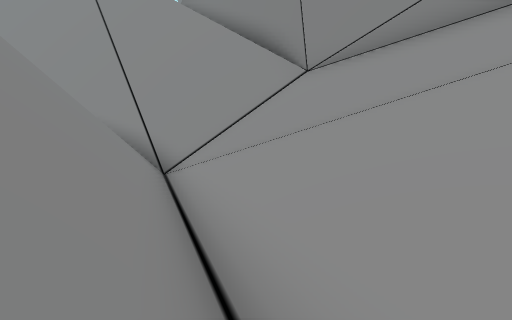
[1] (above)

14 first-person views from a walk through a 3-D level made in the Unity game engine. The camera is 1.5 m above the floor, tilts 2° down and sees 90° across. The floor is counted in squares, 2 m on a side. Each view is taken from the middle of a square. On the plan, view 1 faces up. The plan holds only what a view shows up to about 9 squares ahead; the rest is blank. The place goes on beyond the plan. Some surface patterns are stand-ins.

[2]
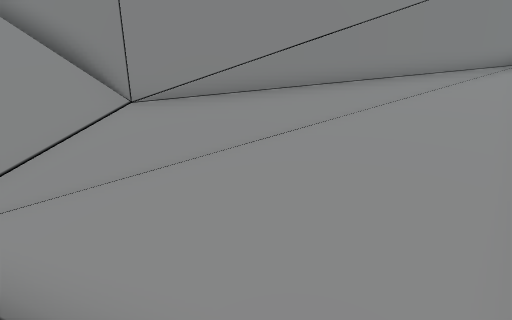

[3]
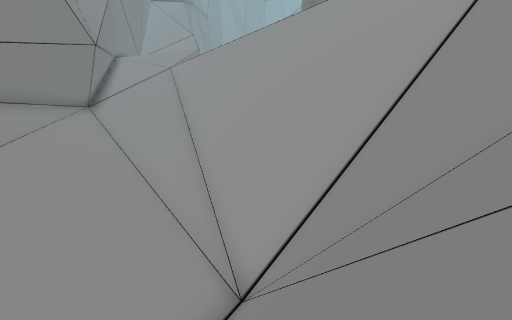

[4]
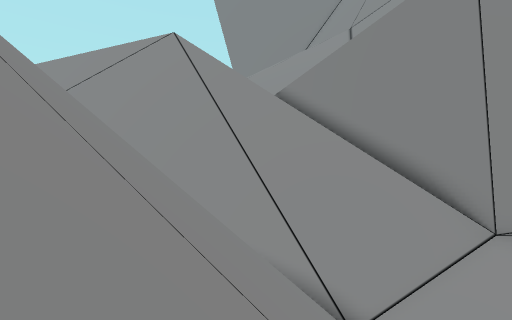

[5]
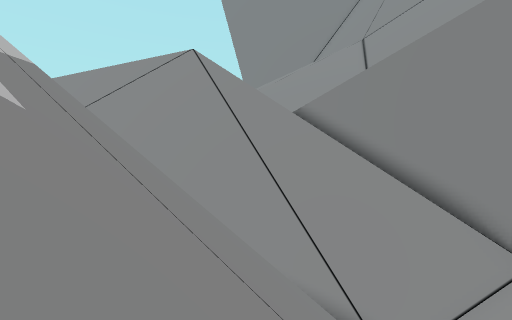

[6]
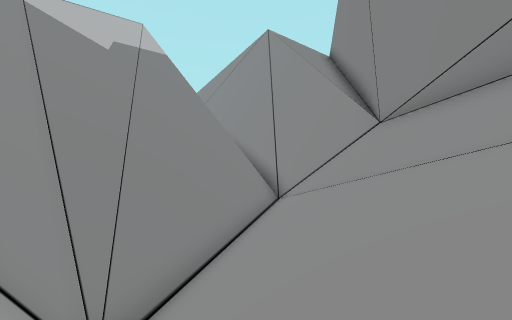

[7]
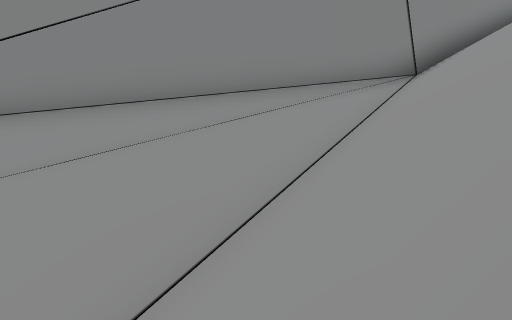

[8]
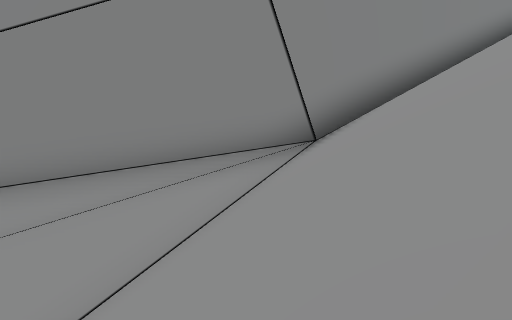

[9]
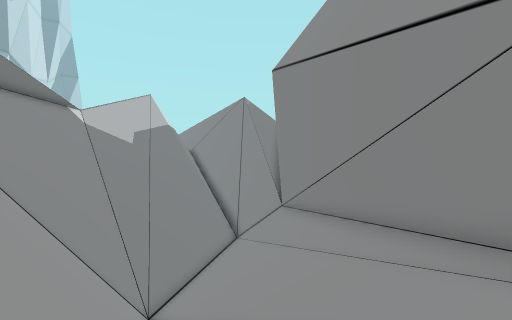

[10]
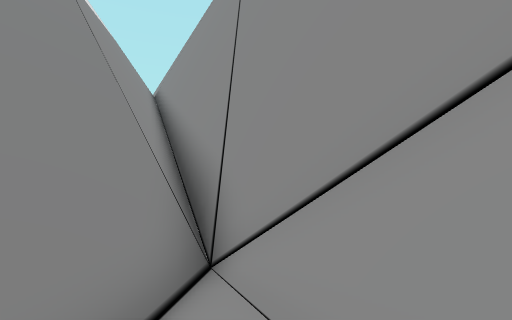

[11]
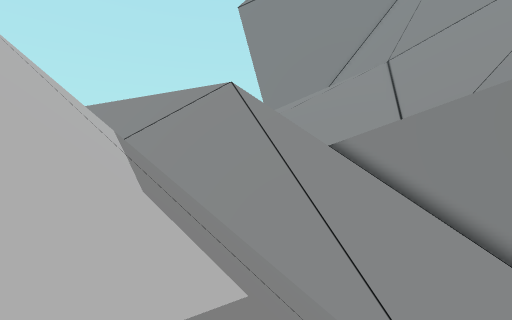

[12]
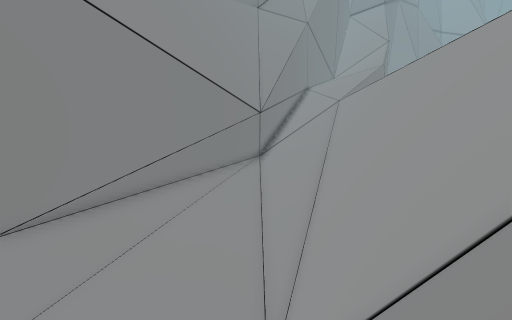

[13]
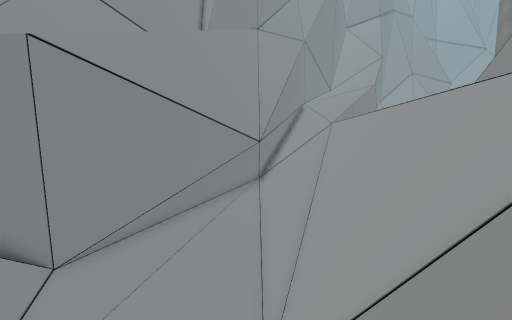

[14]
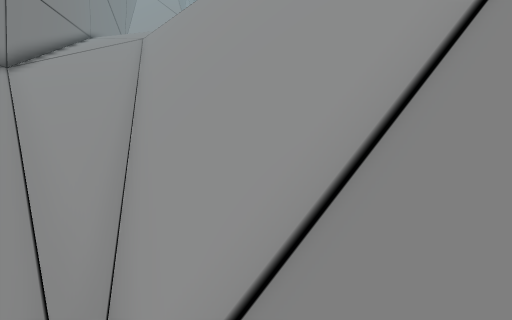

### Floor plan
Key: @ floor where view 1 was taken; # wall or solid block; / step, stairs or slope; v drop or lower ground.
Columns run from 14 left of view 1 to 12 right of it. Each row starts with its distance up from view 1.
  9      vvv###
  8     vvvvvv##
  7 vvvvvvvvvvv####
  6 //////////////###
  5  ///////////////###
  4   ////////////////###
  3    /////////////////###
  2     //////////////////###
  1      ///////////////////###
  0       ////////@///////////#
 -1       ###########//////////
 -2            ########////////
 -3                   ####/////
 -4            vvv       ## /
 -5             vvvvv
 -6              vvvvvv
 -7               vvvvv
 -8                /v

Positions as (right, up) in squares from view 1, and headings:
1: (0, 0), facing up
2: (-1, 0), facing up-right
3: (-3, 3), facing down-right
4: (-5, 0), facing up
5: (-6, 0), facing up
6: (4, -1), facing up-left
7: (5, -2), facing up-right
8: (8, -3), facing up-right
9: (10, -4), facing up-left
10: (0, 5), facing up-left
11: (-8, 0), facing up
12: (-5, 0), facing right
13: (-7, 0), facing right
14: (-1, 0), facing down-right
